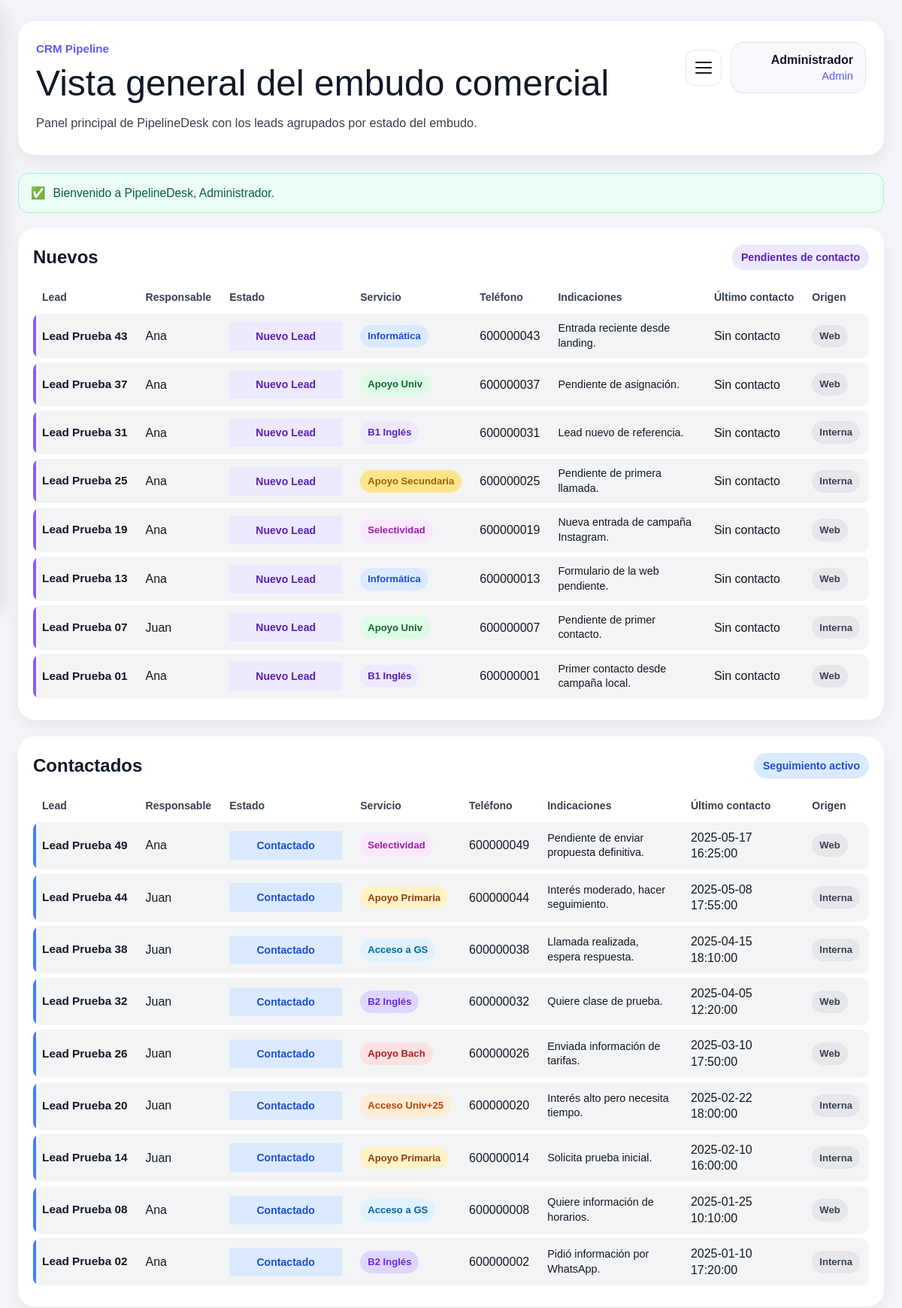
Page /panel (signed in, upper part) on the committed database.
### tables this page shows
CREATE TABLE IF NOT EXISTS leads (
    id INT UNSIGNED AUTO_INCREMENT PRIMARY KEY,
    lead_nombre VARCHAR(150) NOT NULL,
    estado ENUM('Nuevo Lead', 'Contactado', 'En Progreso', 'Objeciones', 'Ganado', 'Perdido')
        NOT NULL DEFAULT 'Nuevo Lead',
    responsable_id INT UNSIGNED NULL,
    servicios ENUM(
        'B1 Inglés',
        'B2 Inglés',
        'Informática',
        'Apoyo Primaria',
        'Apoyo Secundaria',
        'Apoyo Bach',
        'Apoyo Univ',
        'Acceso a GS',
        'Selectividad',
        'Acceso Univ+25'
    ) NOT NULL,
    indicaciones TEXT NULL,
    lead_score INT UNSIGNED NOT NULL DEFAULT 0,
    email VARCHAR(150) NULL,
    telefono VARCHAR(30) NULL,
    valor DECIMAL(10,2) NULL,
    ultimo_contacto DATETIME NULL,
    prioridad ENUM('Baja', 'Media', 'Alta') NOT NULL DEFAULT 'Media',
    origen ENUM('formulario_web', 'app_interna') NOT NULL,
    created_at DATETIME NOT NULL DEFAULT CURRENT_TIMESTAMP,
    updated_at DATETIME NOT NULL DEFAULT CURRENT_TIMESTAMP ON UPDATE CURRENT_TIMESTAMP,
    CONSTRAINT fk_leads_responsable
        FOREIGN KEY (responsable_id) REFERENCES usuarios(id)
        ON UPDATE CASCADE
        ON DELETE SET NULL
);

CREATE TABLE IF NOT EXISTS usuarios (
    id INT UNSIGNED AUTO_INCREMENT PRIMARY KEY,
    nombre VARCHAR(100) NOT NULL,
    email VARCHAR(150) NOT NULL UNIQUE,
    password_hash VARCHAR(255) NOT NULL,
    rol ENUM('admin', 'ventas') NOT NULL DEFAULT 'ventas',
    activo TINYINT(1) NOT NULL DEFAULT 1,
    created_at DATETIME NOT NULL DEFAULT CURRENT_TIMESTAMP
);

### app/controllers/Controller.php (called while the page is built, shortened)
<?php
abstract class Controller
{
    protected static function view(string $vista, array $datos = [])
    {
        extract($datos);
        require_once "../app/views/$vista.php";
    }
}

### app/controllers/HomeController.php (called while the page is built, shortened)
<?php
class HomeController extends Controller
{
    public static function panel(): void
    {
        $flash = SessionManager::getMensajeFlash();
        $usuario = SessionManager::get('usuario');
        $usuario = is_array($usuario) ? $usuario : [];
        $usuarioId = (int) ($usuario['id'] ?? 0);
        $esAdmin = (($usuario['rol'] ?? '') === 'admin');
        $lm = new LeadModel();
        $tm = new TareaModel();
        $leadsPorEstado = $lm->obtenerAgrupadosPorEstado();
        $estadosLista = $lm->getEstados();
        $tareasRetrasadasCount = $tm->getRetrasadasCount($usuarioId, $esAdmin);
        self::view('home/panel_view', [
            'tituloPagina'          => 'PipelineDesk | Panel',
            'usuario'               => $usuario,
            'mensajeFlash'          => $flash['mensaje'] ?? null,
            'iconoFlash'            => $flash['icono'] ?? null,
            'claseFlash'            => $flash['clase'] ?? 'info',
            'leadsPorEstado'        => is_array($leadsPorEstado) ? $leadsPorEstado : [],
            'estadosLista'          => is_array($estadosLista) ? $estadosLista : [],
            'tareasRetrasadasCount' => (int) $tareasRetrasadasCount
        ]);
    }
}

### routes/web.php (called while the page is built, shortened)
<?php
Route::handleRoute();

### public/index.php (called while the page is built, shortened)
<?php
require_once "../routes/web.php";

### lib/SessionManager.php (called while the page is built, shortened)
<?php
class SessionManager
{
    public static function get($clave)
    {
        return isset($_SESSION[$clave]) ? $_SESSION[$clave] : null;
    }
}

### lib/Database.php (called while the page is built, shortened)
<?php
class Database
{
    private $conn;
    public function __construct()
    {
        $this->conn = new mysqli(BD_HOST, BD_USER, BD_PASS, BD_NAME);
        $this->conn->set_charset("utf8");
    }
    public function executeQuery($sql, $params = [])
    {
        $stmt = $this->conn->prepare($sql);
        $stmt->execute();
        $result = $stmt->get_result();
        $data = $result->fetch_all(MYSQLI_ASSOC);
        return $data;
    }
}

### app/models/LeadModel.php (called while the page is built, shortened)
<?php
class LeadModel
{
    private Database $db;
    private array $estados = [
        'Nuevo Lead',
        'Contactado',
        'En Progreso',
        'Objeciones',
        'Ganado',
        'Perdido'
    ];
    public function __construct()
    {
        $this->db = new Database();
    }
    public function getEstados(): array
    {
        return $this->estados;
    }
    public function obtenerAgrupadosPorEstado(): array
    {
        $sql = "SELECT
                    l.id,
                    l.lead_nombre,
                    l.estado,
                    l.responsable_id,
                    l.servicios,
                    l.indicaciones,
                    l.lead_score,
                    l.email,
                    l.telefono,
                    l.valor,
                    l.ultimo_contacto,
                    l.prioridad,
                    l.origen,
                    l.created_at,
                    l.updated_at,
                    u.nombre AS responsable_nombre
                FROM leads l
                LEFT JOIN usuarios u ON l.responsable_id = u.id
                ORDER BY l.created_at DESC";
        $resultados = $this->db->executeQuery($sql, []);
        $agrupados = [];
        foreach ($this->estados as $nombreEstado) {
            $agrupados[(string) $nombreEstado] = [];
        }
        foreach ($resultados as $lead) {
            $estadoLead = (string) ($lead['estado'] ?? '');
            $agrupados[$estadoLead][] = $lead;
        }
        return $agrupados;
    }
}

### app/views/home/panel_view.php (the view, shortened to what this page needs)
<?php
require_once APP_ROOT . '/app/views/layouts/header.php';
$usuario = (isset($usuario) && is_array($usuario)) ? $usuario : [];
$leadsPorEstado = (isset($leadsPorEstado) && is_array($leadsPorEstado)) ? $leadsPorEstado : [];
$estadosLista = (isset($estadosLista) && is_array($estadosLista)) ? $estadosLista : [];
$nombreUsuario = (string) ($usuario['nombre'] ?? 'Usuario');
$rolUsuario = (string) ($usuario['rol'] ?? 'ventas');
$estadosPanel = [
    'Nuevo Lead' => [
        'titulo' => 'Nuevos',
        'clase'  => 'estado-nuevo',
        'texto'  => 'Pendientes de contacto'
    ],
    'Contactado' => [
        'titulo' => 'Contactados',
        'clase'  => 'estado-contactado',
        'texto'  => 'Seguimiento activo'
    ],
    'En Progreso' => [
        'titulo' => 'En progreso',
        'clase'  => 'estado-progreso',
        'texto'  => 'Oportunidades en desarrollo'
    ],
    'Objeciones' => [
        'titulo' => 'Objeciones',
        'clase'  => 'estado-objeciones',
        'texto'  => 'Bloqueos por resolver'
    ],
    'Ganado' => [
        'titulo' => 'Ganados',
        'clase'  => 'estado-ganado',
        'texto'  => 'Operaciones cerradas'
    ],
    'Perdido' => [
        'titulo' => 'Perdidos',
        'clase'  => 'estado-perdido',
        'texto'  => 'Oportunidades descartadas'
    ]
];
$clasesServicios = [
    'B1 Inglés' => 'servicio-b1',
    'B2 Inglés' => 'servicio-b2',
    'Informática' => 'servicio-informatica',
    'Apoyo Primaria' => 'servicio-primaria',
    'Apoyo Secundaria' => 'servicio-secundaria',
    'Apoyo Bach' => 'servicio-bach',
    'Apoyo Univ' => 'servicio-univ',
    'Acceso a GS' => 'servicio-gs',
    'Selectividad' => 'servicio-selectividad',
    'Acceso Univ+25' => 'servicio-univ25'
];
?>
<div class="panel" id="panelApp">
    <main class="contenido">
        <header class="cabecera-panel">
            <div class="cabecera-info">
                <p class="cabecera-etiqueta">CRM Pipeline</p>
                <h1>Vista general del embudo comercial</h1>
                <p class="cabecera-texto">
                    Panel principal de PipelineDesk con los leads agrupados por estado del embudo.
                </p>
            </div>
            <div class="cabecera-acciones">
                <button
                    type="button"
                    class="boton-menu"
                    id="botonMenu"
                    aria-controls="asidePanel"
                    aria-expanded="false"
                    aria-label="Abrir menú">
                    <span></span>
                    <span></span>
                    <span></span>
                </button>
                <div class="usuario">
                    <span class="usuario-nombre"><?= htmlspecialchars($nombreUsuario) ?></span>
                    <span class="usuario-rol"><?= htmlspecialchars($rolUsuario) ?></span>
                </div>
            </div>
        </header>
        <?php if (!empty($mensajeFlash)): ?>
            <div class="mensaje-flash mensaje-<?= htmlspecialchars((string) ($claseFlash ?? 'info')) ?>" role="alert" aria-live="assertive">
                <?php if (!empty($iconoFlash)): ?>
                    <span class="icono-flash" aria-hidden="true"><?= htmlspecialchars((string) $iconoFlash) ?></span>
                <?php endif; ?>
                <span>
                    <?= htmlspecialchars((string) $mensajeFlash) ?>
                </span>
            </div>
        <?php endif; ?>
        <?php foreach ($estadosPanel as $estadoClave => $configEstado): ?>
            <?php $leadsEstado = $leadsPorEstado[$estadoClave] ?? []; ?>
            <section class="bloque">
                <div class="bloque-top">
                    <h2><?= htmlspecialchars($configEstado['titulo']) ?></h2>
                    <span class="estado <?= htmlspecialchars($configEstado['clase']) ?>">
                        <?= htmlspecialchars($configEstado['texto']) ?>
                    </span>
                </div>
                <div class="tabla-wrap">
                    <table class="tabla-panel">
                        <thead>
                            <tr>
                                <th>Lead</th>
                                <th>Responsable</th>
                                <th>Estado</th>
                                <th>Servicio</th>
                                <th>Teléfono</th>
                                <th>Indicaciones</th>
                                <th>Último contacto</th>
                                <th>Origen</th>
                            </tr>
                        </thead>
                        <tbody>
                            <?php if (empty($leadsEstado)): ?>
                                <tr>
                                    <td colspan="8" class="tabla-vacia">No hay leads en este estado.</td>
                                </tr>
                            <?php else: ?>
                                <?php foreach ($leadsEstado as $lead): ?>
                                    <?php
                                    $estadoActual = (string) ($lead['estado'] ?? '');
                                    $claseEstado = $estadosPanel[$estadoActual]['clase'] ?? '';
                                    $servicioActual = (string) ($lead['servicios'] ?? '');
                                    $claseServicio = $clasesServicios[$servicioActual] ?? 'servicio-general';
                                    ?>
                                    <tr>
                                        <td class="celda-lead <?= htmlspecialchars($claseEstado) ?>">
                                            <a href="<?= BASE_URL . 'leads/' . (int) ($lead['id'] ?? 0) ?>" class="enlace-lead">
                                                <?= htmlspecialchars((string) ($lead['lead_nombre'] ?? '')) ?>
                                            </a>
                                        </td>
                                        <td><?= htmlspecialchars((string) ($lead['responsable_nombre'] ?? 'Sin asignar')) ?></td>
                                        <td>
                                            <form
                                                action="<?= BASE_URL . 'leads/cambiar-estado/' . (int) ($lead['id'] ?? 0) ?>"
                                                method="POST"
                                                class="form-estado">
                                                <div class="estado-campo">
                                                    <select
                                                        name="estado"
                                                        class="selector-estado <?= htmlspecialchars($claseEstado) ?>"
                                                        aria-label="Cambiar estado del lead <?= htmlspecialchars((string) ($lead['lead_nombre'] ?? '')) ?>">
                                                        <?php foreach ($estadosLista as $estadoItem): ?>
                                                            <?php $estadoItemTexto = (string) $estadoItem; ?>
                                                            <option
                                                                value="<?= htmlspecialchars($estadoItemTexto) ?>"
                                                                <?= ($estadoActual === $estadoItemTexto) ? 'selected' : '' ?>>
                                                                <?= htmlspecialchars($estadoItemTexto) ?>
                                                            </option>
                                                        <?php endforeach; ?>
                                                    </select>
                                                </div>
                                            </form>
                                        </td>
                                        <td>
                                            <span class="etiqueta-servicio <?= htmlspecialchars($claseServicio) ?>">
                                                <?= htmlspecialchars($servicioActual) ?>
                                            </span>
                                        </td>
                                        <td><?= htmlspecialchars((string) ($lead['telefono'] ?? '-')) ?></td>
                                        <td class="texto-indicaciones">
                                            <?= !empty($lead['indicaciones'])
                                                ? htmlspecialchars(mb_strimwidth((string) $lead['indicaciones'], 0, 70, '...'))
                                                : '-' ?>
                                        </td>
                                        <td>
                                            <?= !empty($lead['ultimo_contacto'])
                                                ? htmlspecialchars((string) ($lead['ultimo_contacto']))
                                                : 'Sin contacto'; ?>
                                        </td>
                                        <td>
                                            <span class="etiqueta-origen">
                                                <?= (($lead['origen'] ?? '') === 'formulario_web') ? 'Web' : 'Interna' ?>
                                            </span>
                                        </td>
                                    </tr>
                                <?php endforeach; ?>
                            <?php endif; ?>
                        </tbody>
                    </table>
                </div>
            </section>
        <?php endforeach; ?>
    </main>
</div>
<?php require_once APP_ROOT . '/app/views/layouts/footer.php'; ?>

### public/css/style.css (style rules this page uses)
:root { --color-fondo-app: #ffffff; --color-fondo-suave: #f4f5fb; --color-fondo-superficie: #ffffff; --color-fondo-cabecera: #f7f7f9; --color-fondo-oscuro: #000000; --color-texto-principal: #111827; --color-texto-secundario: #374151; --color-texto-suave: #6b7280; --color-texto-invertido: #ffffff; --color-borde-suave: #dddddd; --color-borde-general: #e5e7eb; --color-borde-input: #d1d5db; --color-marca: #5f5cf1; --color-marca-hover: #4f46e5; --color-foco: rgba(95, 92, 241, 0.18); }
*, *::before, *::after { box-sizing: border-box; }
html { font-size: 16px; }
body.cuerpo-pagina { margin: 0; font-family: Arial, Helvetica, sans-serif; color: var(--color-texto-principal); background-color: var(--color-fondo-app); }
a { color: inherit; }
.panel { display: grid; grid-template-columns: 280px 1fr; min-height: 100vh; background: var(--color-fondo-suave); position: relative; }
.contenido { padding: 28px 24px 40px; }
.boton-menu { display: none; width: 48px; height: 48px; border: 1px solid var(--color-borde-general); border-radius: 12px; background: var(--color-fondo-superficie); cursor: pointer; padding: 10px; align-items: center; justify-content: center; flex-direction: column; gap: 5px; }
.boton-menu span { display: block; width: 22px; height: 2px; background: var(--color-texto-principal); border-radius: 999px; }

### rows in the picture
leads: lead_nombre "Lead Prueba 43", responsable.nombre "Ana", estado "Nuevo Lead", servicios "Informática", telefono "600000043", indicaciones "Entrada reciente desde landing.", shows "Sin contacto", origen "Web"
leads: lead_nombre "Lead Prueba 37", responsable.nombre "Ana", estado "Nuevo Lead", servicios "Apoyo Univ", telefono "600000037", indicaciones "Pendiente de asignación.", shows "Sin contacto", origen "Web"
leads: lead_nombre "Lead Prueba 31", responsable.nombre "Ana", estado "Nuevo Lead", servicios "B1 Inglés", telefono "600000031", indicaciones "Lead nuevo de referencia.", shows "Sin contacto", origen "Interna"
leads: lead_nombre "Lead Prueba 25", responsable.nombre "Ana", estado "Nuevo Lead", servicios "Apoyo Secundaria", telefono "600000025", indicaciones "Pendiente de primera llamada.", shows "Sin contacto", origen "Interna"
leads: lead_nombre "Lead Prueba 19", responsable.nombre "Ana", estado "Nuevo Lead", servicios "Selectividad", telefono "600000019", indicaciones "Nueva entrada de campaña Instagram.", shows "Sin contacto", origen "Web"
leads: lead_nombre "Lead Prueba 13", responsable.nombre "Ana", estado "Nuevo Lead", servicios "Informática", telefono "600000013", indicaciones "Formulario de la web pendiente.", shows "Sin contacto", origen "Web"
leads: lead_nombre "Lead Prueba 07", responsable.nombre "Juan", estado "Nuevo Lead", servicios "Apoyo Univ", telefono "600000007", indicaciones "Pendiente de primer contacto.", shows "Sin contacto", origen "Interna"
leads: lead_nombre "Lead Prueba 01", responsable.nombre "Ana", estado "Nuevo Lead", servicios "B1 Inglés", telefono "600000001", indicaciones "Primer contacto desde campaña local.", shows "Sin contacto", origen "Web"
leads: lead_nombre "Lead Prueba 49", responsable.nombre "Ana", estado "Contactado", servicios "Selectividad", telefono "600000049", indicaciones "Pendiente de enviar propuesta definitiva.", ultimo_contacto "2025-05-17 16:25:00", origen "Web"
leads: lead_nombre "Lead Prueba 44", responsable.nombre "Juan", estado "Contactado", servicios "Apoyo Primaria", telefono "600000044", indicaciones "Interés moderado, hacer seguimiento.", ultimo_contacto "2025-05-08 17:55:00", origen "Interna"
leads: lead_nombre "Lead Prueba 38", responsable.nombre "Juan", estado "Contactado", servicios "Acceso a GS", telefono "600000038", indicaciones "Llamada realizada, espera respuesta.", ultimo_contacto "2025-04-15 18:10:00", origen "Interna"
leads: lead_nombre "Lead Prueba 32", responsable.nombre "Juan", estado "Contactado", servicios "B2 Inglés", telefono "600000032", indicaciones "Quiere clase de prueba.", ultimo_contacto "2025-04-05 12:20:00", origen "Web"
leads: lead_nombre "Lead Prueba 26", responsable.nombre "Juan", estado "Contactado", servicios "Apoyo Bach", telefono "600000026", indicaciones "Enviada información de tarifas.", ultimo_contacto "2025-03-10 17:50:00", origen "Web"
leads: lead_nombre "Lead Prueba 20", responsable.nombre "Juan", estado "Contactado", servicios "Acceso Univ+25", telefono "600000020", indicaciones "Interés alto pero necesita tiempo.", ultimo_contacto "2025-02-22 18:00:00", origen "Interna"
leads: lead_nombre "Lead Prueba 14", responsable.nombre "Juan", estado "Contactado", servicios "Apoyo Primaria", telefono "600000014", indicaciones "Solicita prueba inicial.", ultimo_contacto "2025-02-10 16:00:00", origen "Interna"
leads: lead_nombre "Lead Prueba 08", responsable.nombre "Ana", estado "Contactado", servicios "Acceso a GS", telefono "600000008", indicaciones "Quiere información de horarios.", ultimo_contacto "2025-01-25 10:10:00", origen "Web"
leads: lead_nombre "Lead Prueba 02", responsable.nombre "Ana", estado "Contactado", servicios "B2 Inglés", telefono "600000002", indicaciones "Pidió información por WhatsApp.", ultimo_contacto "2025-01-10 17:20:00", origen "Interna"

### other values in the picture
$nombreUsuario "Administrador"
$rolUsuario "Admin"
$iconoFlash "✅"
$mensajeFlash "Bienvenido a PipelineDesk, Administrador."
$configEstado['titulo'] "Nuevos"
$configEstado['texto'] "Pendientes de contacto"
$configEstado['titulo'] "Contactados"
$configEstado['texto'] "Seguimiento activo"
